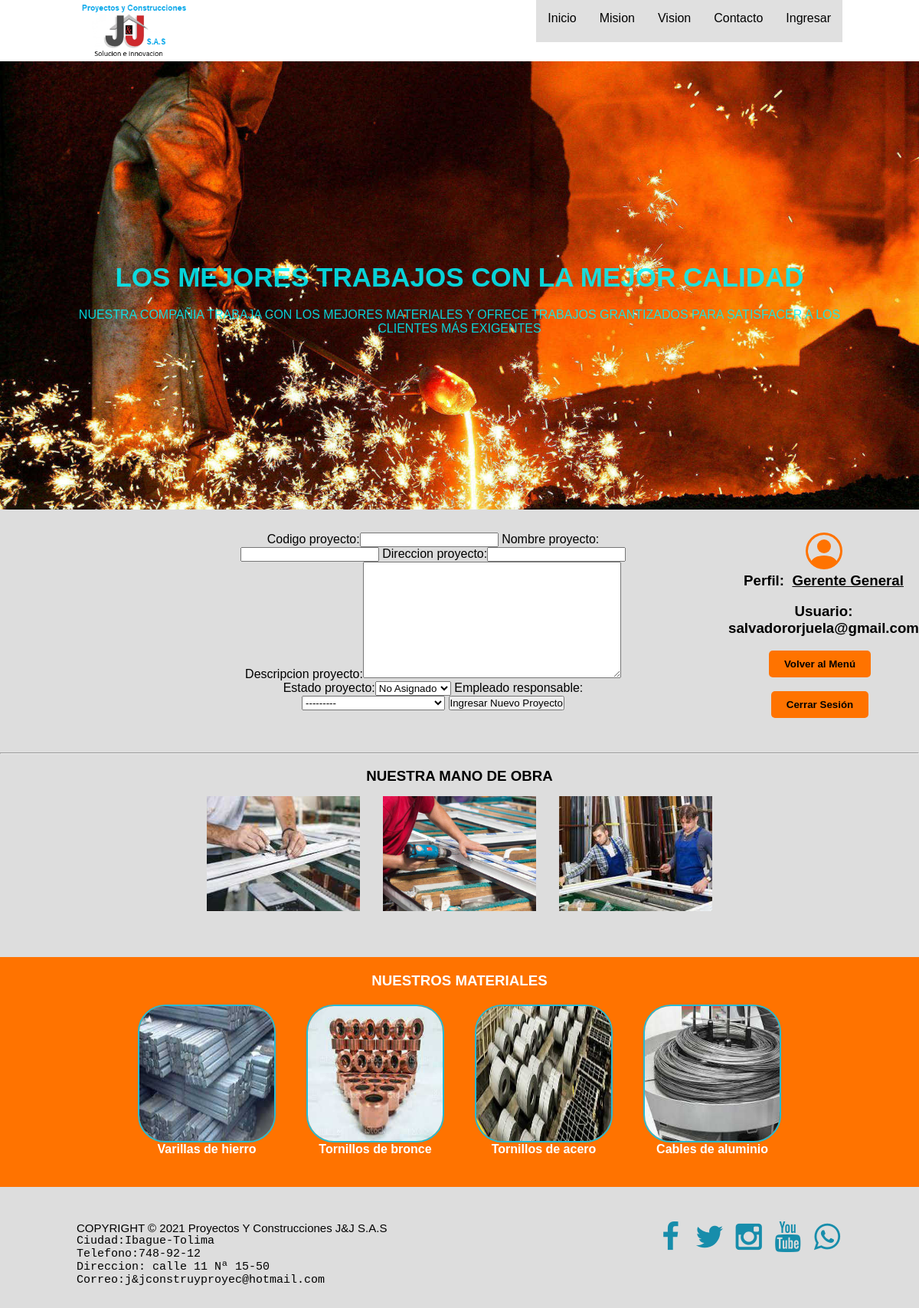
/operaciones/operativonuevoproyecto (signed in), run on the app's committed database.
### operaciones/models.py (models this page shows)
class CustomUser(AbstractUser):
    identificacion = models.BigIntegerField(
        default="0000000000")
    cargos = [
        ("Gerente General", "Director General"),
        ("Director Operacional", "Director Operacional"),
        ("Almacenista", "Almacenista"),
        ("Contratista", "Contratista"),
        ("NA", "No Asignado")
    ]
    cargo_empleado = models.CharField(
        max_length=50, choices=cargos, default="NA")
    telefono_empleado = models.BigIntegerField(default="0000000000")
    correo_empleado = models.EmailField(default="ejemplo@ejemplo.com")

### operaciones/views.py (the view)
# urls.py: path("operativonuevoproyecto", views.operativonuevoproyecto,
@login_required(login_url="/inventarios/ingresar")
def operativonuevoproyecto(request):
    if request.method == "POST":
        formulario = forms.NuevoProyecto(request.POST)
        if formulario.is_valid():
            formulario.save()
            return render(request, "inventarios/directoroperativo.html", {
                "mensaje": "Nuevo Proyecto Creado Exitosamente!"
            })
    else:
        formulario = forms.NuevoProyecto
        return render(request, "operaciones/operativonuevoproyecto.html", {
            'formulario': formulario
        })

### operaciones/templates/operaciones/operativonuevoproyecto.html (shortened to what this page needs)
{% extends "inventarios/layout.html" %}
{% block main %}
      <section id="bflex">
            <br>
            <div class="floatLeft">
                  <form action="{% url 'operaciones:operativonuevoproyecto' %}" method="post">
                        {{ formulario }}
                        <input type="submit" value="Ingresar Nuevo Proyecto">
                  </form>
            </div>
            <div class="floatRight">
                  <h3>Perfil:&nbsp;&nbsp;<u>{{ user.cargo_empleado }}</u></h3>
                  <br>
                  {% if user.is_authenticated %}
                        <h3>Usuario: {{ user.username }}</h3>
                  {% endif %}
                  <br>
                  <div class="centering logout">
                        <form action="{% url 'operaciones:redireccionoperativo' %}" method="post">
                              <input type="submit" Value="Volver al Menú" class="logout" title="Volver al Menú {{ user.cargo_empleado }}">
                        </form>
                  </div>
                  <br>
                  <div class="centering logout">
                        <form action="{% url 'inventarios:salir' %}" method="post">
                              <input type="submit" value="Cerrar Sesión" class="logout" title="Cerrar Sesión {{ user.cargo_empleado }}">
                        </form>
                  </div>
            </div>
            <br><br>
      </section>
{% endblock %}

### inventarios/static/inventarios/styles.css (style rules this page uses)
* { margin: 0; padding: 0; box-sizing: border-box; }
body { font-family: "Franklin Gothic Medium", "Arial Narrow", Arial, sans-serif; background-color: #ddd; }
section { width: 100%; margin-bottom: 45px; text-align: center; top: -30px; }
#bflex { text-align: center; width: 100%; display: flex; right: 0%; }
.floatRight { float: right; margin: 0 0 0 10%; }
.floatLeft { float: left; margin-left: 25%; }
.centering { width: 100%; height: auto; display: flex; justify-content: center; text-align: center; }
.LoginForm input[type="submit"], .centering input[type="submit"] { transition: O.3s; margin-right: 10px; border: none; background-color: rgb(255, 115, 0); color: var(--white); padding: 10px 20px; font-weight: bold; border-radius: 5px; }

### data on the page
CustomUser: cargo_empleado "Gerente General", username "salvadororjuela@gmail.com"
